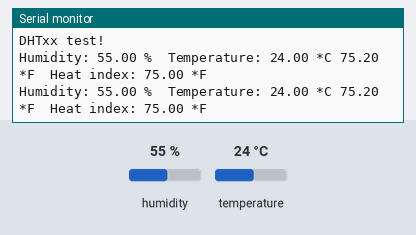
A sketch run on a simulated Arduino Uno, built with avr-gcc and run on an emulated ATmega328P. On the bench: the last lines printed to the serial monitor. The inputs (shaded band) are chosen by the test bench; at power-on: humidity 55 %, temperature 24 °C.

Above: at 4.8 s.
4.9 s: humidity set to 22 %
At 6.6 s:
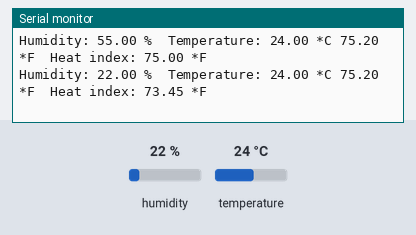
7.9 s: temperature set to 12 °C
At 9.2 s:
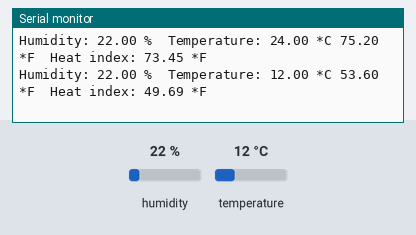
10.9 s: humidity set to 40 %
At 13.2 s:
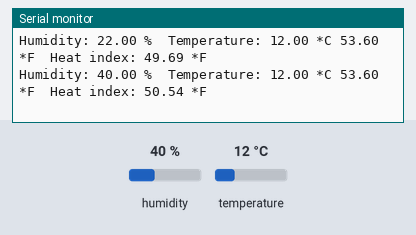
13.9 s: temperature set to 41 °C
At 14.6 s:
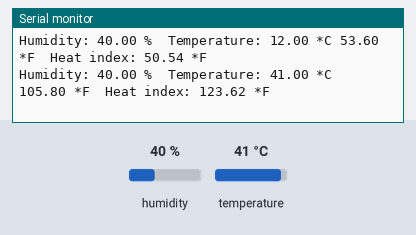
Timing chart, 0 to 16.9 s (numbered marks = the images above; inputs shaded):
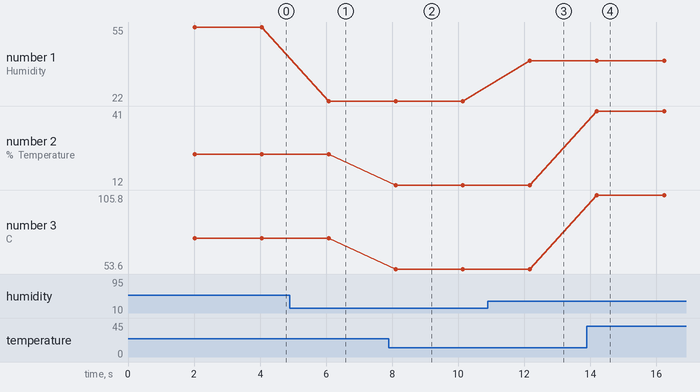

Measured:
- after the input at 4.9 s, the serial monitor: prints a new line after 1.2 s (image 1)
- after the input at 7.9 s, the serial monitor: prints a new line after 0.21 s (image 2)
- after the input at 10.9 s, the serial monitor: prints a new line after 1.3 s (image 3)
- after the input at 13.9 s, the serial monitor: prints a new line after 0.30 s (image 4)
- plotted number 1: 55 → 22 after the input at 4.9 s, 22 → 40 after the input at 10.9 s
- plotted number 2: 24 → 12 after the input at 7.9 s, 12 → 41 after the input at 13.9 s
- plotted number 3: 75.2 → 53.6 after the input at 7.9 s, 53.6 → 105.8 after the input at 13.9 s

The sketch:

8.DHT11Humid.ino
```cpp
#include <DHT.h>
#include <DHT118266.h>
#include <DHT_U.h>

#include "DHT.h"
#define DHTPIN 2 // what pin we're connected to
#define DHTTYPE DHT11

// Initialize DHT sensor for normal 16mhz Arduino
DHT dht(DHTPIN, DHTTYPE);

void setup() {
  Serial.begin(9600);
  Serial.println("DHTxx test!");
   dht.begin();
}

void loop() {
  // Wait few seconds between measurements
  delay(2000);

  // Reading temperature or humidity
  //takes about 250 milliseconds!
  // Sensor readings may also be up to
  //2 seconds 'old' (its a very slow sensor)

  float h = dht.readHumidity();
  // Read temperature as Celsius
  float t = dht.readTemperature();
  // Read temperature as Fahrenheit
  float f = dht.readTemperature(true);
  // Check if any reads failed and exit early (to try again).
  if (isnan(h) || isnan(t) || isnan(f)) {
    Serial.println("Failed to read from DHT sensor!");
    return;
  }

 // Compute heat index
 // Must send in temp in Fahrenheit!
  float hi = dht.computeHeatIndex(f, h);

  Serial.print("Humidity: ");
  Serial.print(h);
  Serial.print(" %\t");
  Serial.print("Temperature: ");
  Serial.print(t);
  Serial.print(" *C ");
  Serial.print(f);
  Serial.print(" *F\t");
  Serial.print("Heat index: ");
  Serial.print(hi);
  Serial.println(" *F");
}
```
